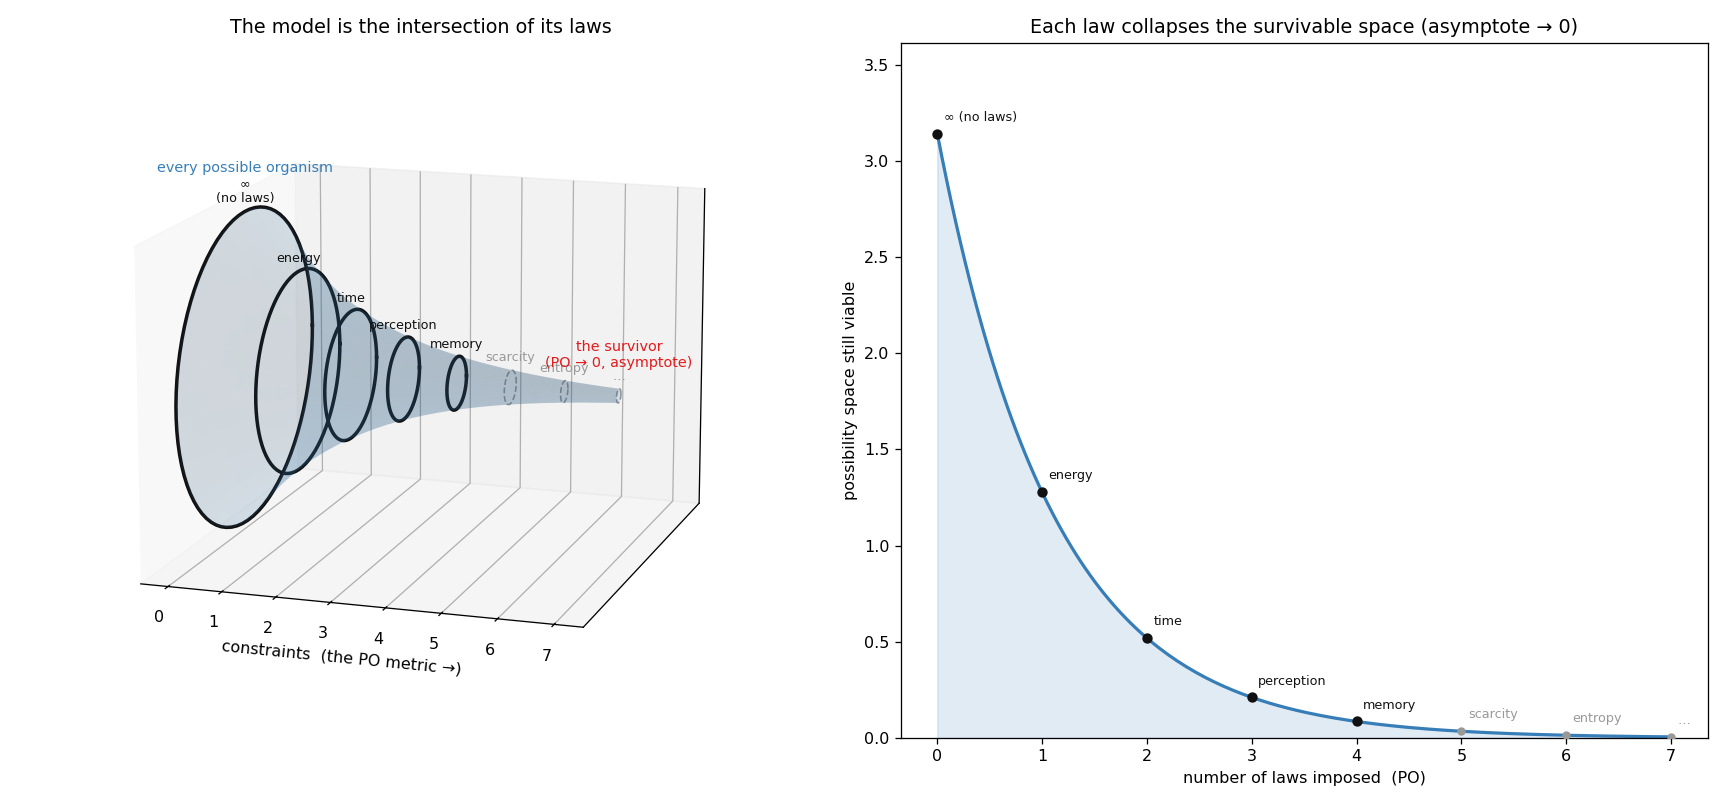

Recreate this plot in Python.
"""The PO metric, rendered: constraints collapse the cone of infinite possibility.

X axis = number of constraints (the PO metric). Cross-section = remaining
possibility space (every organism still viable). Each law slices it smaller.
Radius decays exponentially -> PO->0 is an asymptote, never a point.
"""
import os
import numpy as np
import matplotlib
matplotlib.use("Agg")
import matplotlib.pyplot as plt

HERE = os.path.dirname(os.path.abspath(__file__))
OUT = os.path.join(HERE, "po_cone.png")

# constraints along the axis: active (solid) then pocket (faded)
LAWS = ["∞\n(no laws)", "energy", "time", "perception", "memory",
        "scarcity", "entropy", "…"]
ACTIVE = 5                      # first ACTIVE rings are imposed laws (incl. x=0)
R0 = 1.0
K = 0.45                        # decay rate -> asymptote toward the tip

fig = plt.figure(figsize=(15, 7))

# --- 3D cone ---------------------------------------------------------------
ax = fig.add_subplot(1, 2, 1, projection="3d")
xs = np.linspace(0, len(LAWS) - 1, 160)
rs = R0 * np.exp(-K * xs)
th = np.linspace(0, 2 * np.pi, 80)
Xg, Tg = np.meshgrid(xs, th)
Rg = R0 * np.exp(-K * Xg)
Yg, Zg = Rg * np.cos(Tg), Rg * np.sin(Tg)
ax.plot_surface(Xg, Yg, Zg, alpha=0.18, color="#377eb8", linewidth=0)
for i, name in enumerate(LAWS):
    r = R0 * np.exp(-K * i)
    c = th
    solid = i < ACTIVE
    ax.plot(np.full_like(c, i), r*np.cos(c), r*np.sin(c),
            color="#111" if solid else "#999",
            lw=2.2 if solid else 1.0, ls="-" if solid else "--")
    ax.text(i, 0, r + 0.06, name, ha="center", fontsize=8,
            color="#111" if solid else "#999")
ax.text(0, 0, R0 + 0.25, "every possible organism", ha="center", fontsize=9, color="#377eb8")
ax.text(len(LAWS)-1, 0, 0.18, "the survivor\n(PO → 0, asymptote)", ha="center",
        fontsize=9, color="#e41a1c")
ax.set_xlabel("constraints  (the PO metric →)")
ax.set_yticks([]); ax.set_zticks([])
ax.set_title("The model is the intersection of its laws")
ax.view_init(elev=14, azim=-72)

# --- possibility-space curve (the score) -----------------------------------
ax2 = fig.add_subplot(1, 2, 2)
area = np.pi * rs ** 2
ax2.fill_between(xs, area, color="#377eb8", alpha=0.15)
ax2.plot(xs, area, color="#377eb8", lw=2)
for i, name in enumerate(LAWS):
    a = np.pi * (R0 * np.exp(-K * i)) ** 2
    solid = i < ACTIVE
    ax2.scatter([i], [a], color="#111" if solid else "#999", zorder=3,
                s=30 if solid else 18)
    ax2.annotate(name.replace("\n", " "), (i, a), textcoords="offset points",
                 xytext=(4, 8), fontsize=8, color="#111" if solid else "#999")
ax2.set_xlabel("number of laws imposed  (PO)")
ax2.set_ylabel("possibility space still viable")
ax2.set_title("Each law collapses the survivable space (asymptote → 0)")
ax2.set_ylim(0, np.pi * R0**2 * 1.15)

plt.tight_layout()
plt.savefig(OUT, dpi=115)
print("saved", OUT)
